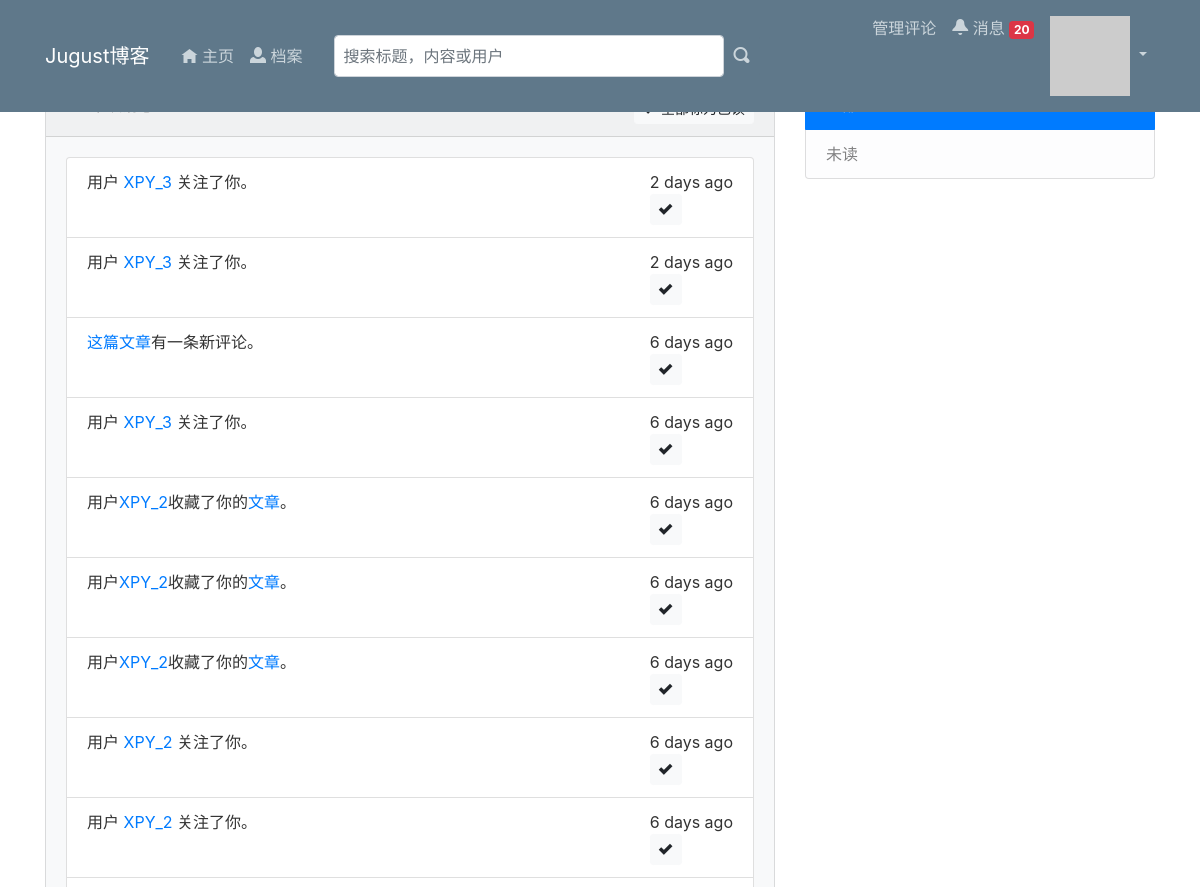
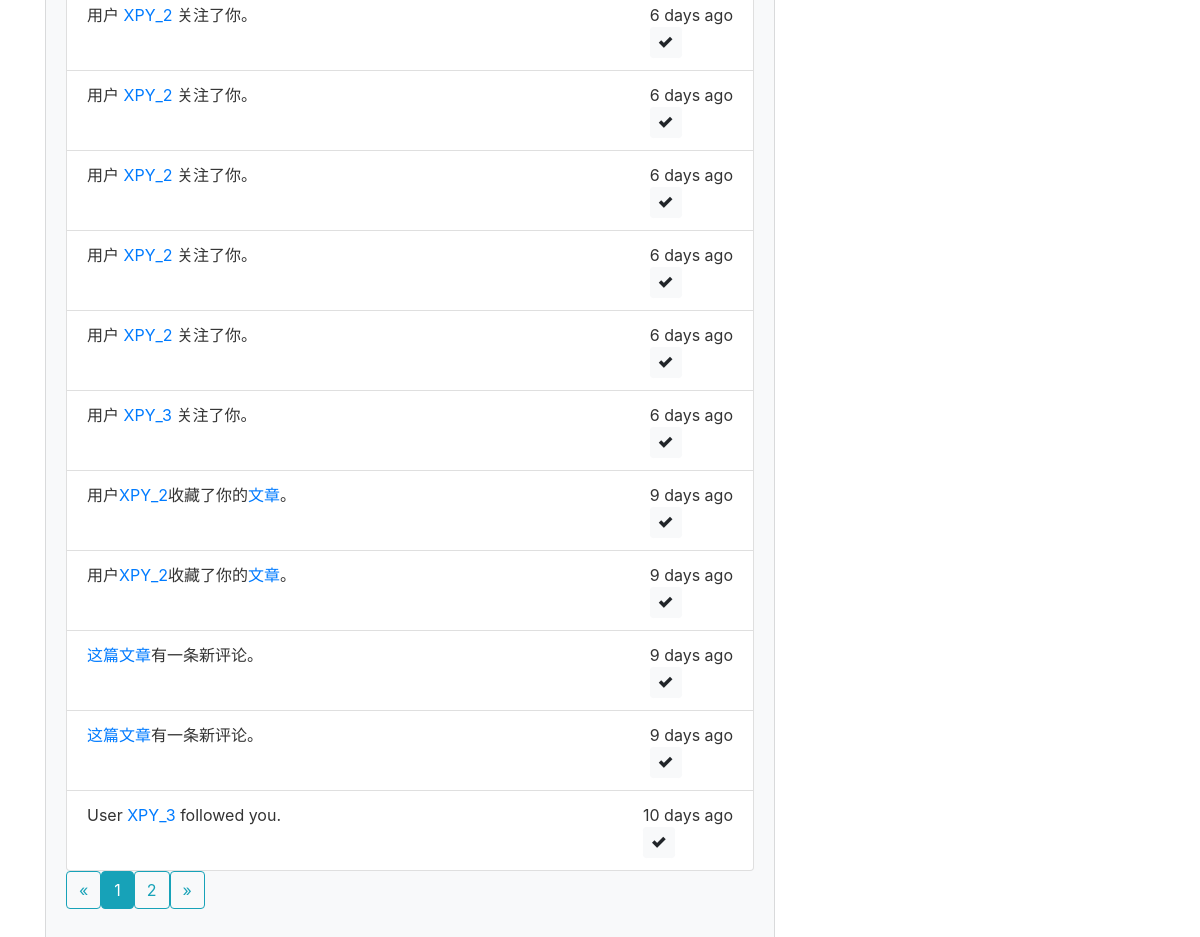
Page /notifications (signed in) on the committed database (2 pictures, top to bottom).
### app/models/__init__.py (models this page shows)
class Notification(db.Model):
	id = db.Column(db.Integer, primary_key=True)
	message = db.Column(db.Text)
	is_read = db.Column(db.Boolean, default=False)
	timestamp = db.Column(db.DateTime, default=datetime.utcnow, index=True)
	receiver_id = db.Column(db.Integer, db.ForeignKey('users.id'))
	receiver = db.relationship('User', back_populates='notifications')

### app/main/views.py (the view)
@main.route('/notifications')
@login_required
def show_notifications():
	page = request.args.get('page', 1, type=int)
	per_page = current_app.config['JUGUST_NOTIFICATION_PER_PAGE']
	notifications = Notification.query.with_parent(current_user)
	filter_rule = request.args.get('filter')
	if filter_rule == 'unread':
		notifications = notifications.filter_by(is_read=False)
	pagination = notifications.order_by(Notification.timestamp.desc())\
								.paginate(page, per_page)
	notifications = pagination.items
	return render_template('notifications.html', pagination=pagination,
																						notifications=notifications)

### app/auth/views.py (called while the page is built)
@auth.before_app_request
def before_request():
	if current_user.is_authenticated:
		current_user.ping()
		if (not current_user.confirmed
				and request.endpoint
				and request.blueprint != 'auth'
				and request.endpoint != 'static'):
			return redirect(url_for('auth.unconfirmed'))

### app/main/__init__.py (called while the page is built)
@main.app_context_processor
def inject_permissions():
	return dict(Permission=Permission)

@main.app_context_processor
def make_template_context():
	if current_user.is_authenticated:
		notification_count = Notification.query.with_parent(current_user).filter_by(is_read=False).count()
	else:
		notification_count = None
	return dict(notification_count=notification_count)

### app/models/ProfileMixin.py (called while the page is built)
	def ping(self):
		self.last_seen = datetime.utcnow()
		db.session.add(self)

### app/models/Role.py (called while the page is built)
	def has_permission(self, perm):
		return self.permissions & perm == perm

### app/models/__init__.py (called while the page is built)
@login_manager.user_loader
def load_user(user_id):
	return User.query.get(int(user_id))

	def can(self, perm):
		return self.role is not None and self.role.has_permission(perm)

	def gravatar(self, size=100, default='identicon', rating='g'):
		url = 'https://secure.gravatar.com/avatar'
		hash = self.avatar_hash or self.gravatar_hash()
		return '{url}/{hash}?s={size}&d={default}&r={rating}'.format(
			url=url, hash=hash, size=size, default=default, rating=rating)

### app/templates/notifications.html (shortened to what this page needs)
{% extends 'base.html' %}
{% import "_macros.html" as macros %}
{% block page_content %}
            <div class="card bg-light w-100">
                <div class="card-header">{{ notification_count }} 未读消息
                    <div class="float-right">
                        <form class="inline" method="post" action="{{ url_for('main.read_all_notifications') }}">
                            <button type="submit" class="btn btn-light btn-sm">
                            </button>
                        </form>
                    </div>
                </div>
                <div class="card-body">
                    {% if notifications %}
                        <ul class="list-group">
                            {% for notification in notifications %}
                                <li class="list-group-item">
                                    {{ notification.message|safe }}
                                    <span class="float-right">
                                        {{ moment(notification.timestamp).fromNow(refresh=True) }}
                                        {% if notification.is_read == False %}
                                            <form class="inline"
                                                  action="{{ url_for('main.read_notification', notification_id=notification.id) }}"
                                                  method="post">
                                                <button type="submit" class="btn btn-light btn-sm">
                                                    <span class="oi oi-check" aria-hidden="true"></span>
                                                </button>
                                            </form>
                                        {% endif %}
                                    </span>
                                </li>
                            {% endfor %}
                        </ul>
                            {% if pagination %}
                                <div class="pagination">
                                    {{ macros.pagination_widget(pagination, '.show_notifications') }}
                                </div>
                            {% endif %}
                        {% else %}
                        <div class="tip text-center">
                            <h6>没有消息</h6>
                        </div>
                    {% endif %}
                </div>
            </div>
{% endblock page_content %}
{% block main_right_bar %}
<div class="col-md-4">
    <div class="rightbar_fixed">
              <ul class="list-group" id="right-navbar">
                <a class="list-group-item list-group-item-light nav-item nav-link {% if request.args.get('filter') != 'unread' %}active{% endif %}"
                   href="{{ url_for('main.show_notifications', filter='all') }}">
                </a>
                <a class="list-group-item list-group-item-light nav-item nav-link {% if request.args.get('filter') == 'unread' %}active{% endif %}" href="{{ url_for('main.show_notifications', filter='unread') }}">未读</a>
              </ul>
    </div>
</div>
{% endblock main_right_bar %}

### app/static/main.css (style rules this page uses)
body { background: : #fafafa; color:#333333; margin-top:5rem; }
.rightbar_fixed { position: fixed; width:350px; }
div.pagination { width: 100%; text-align: right; padding: 0px; margin: 0px; }

### rows in the picture
Notification: message "用户 XPY_3 关注了你。", timestamp "2 days ago"
Notification: message "用户 XPY_3 关注了你。", timestamp "2 days ago"
Notification: message "这篇文章 有一条新评论。", timestamp "6 days ago"
Notification: message "用户 XPY_3 关注了你。", timestamp "6 days ago"
Notification: message "用户 XPY_2 收藏了你的 文章 。", timestamp "6 days ago"
Notification: message "用户 XPY_2 收藏了你的 文章 。", timestamp "6 days ago"
Notification: message "用户 XPY_2 收藏了你的 文章 。", timestamp "6 days ago"
Notification: message "用户 XPY_2 关注了你。", timestamp "6 days ago"
Notification: message "用户 XPY_2 关注了你。", timestamp "6 days ago"
Notification: message "用户 XPY_2 关注了你。", timestamp "6 days ago"
Notification: message "用户 XPY_2 关注了你。", timestamp "6 days ago"
Notification: message "用户 XPY_2 关注了你。", timestamp "6 days ago"
Notification: message "用户 XPY_2 关注了你。", timestamp "6 days ago"
Notification: message "用户 XPY_2 关注了你。", timestamp "6 days ago"
Notification: message "用户 XPY_3 关注了你。", timestamp "6 days ago"
Notification: message "用户 XPY_2 收藏了你的 文章 。", timestamp "9 days ago"
Notification: message "用户 XPY_2 收藏了你的 文章 。", timestamp "9 days ago"
Notification: message "这篇文章 有一条新评论。", timestamp "9 days ago"
Notification: message "这篇文章 有一条新评论。", timestamp "9 days ago"
Notification: message "User XPY_3 followed you.", timestamp "10 days ago"

### other values in the picture
{{ notification_count }} "20"
{{ p }} "1"
{{ p }} "2"
